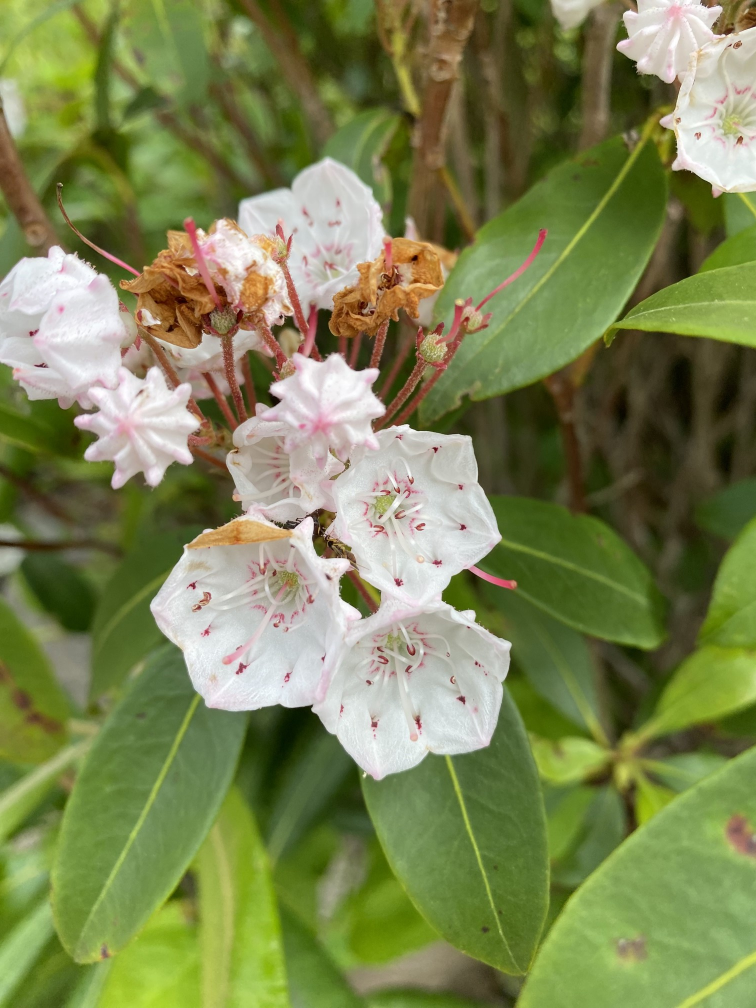
#> input picture Website/backend/data/segmentation/flower.jpg, 1512 x 2016 px (shown at 1/2 size); its folder holds only this picture in this run
$ python -i sparse_reconstruction.py   (imports and definitions only)
#> lines starting #> are read from the running program, lines starting #| are printed output that depends on the picture; after the words box and inside, x2 and y2 are one past the last pixel; in counts of white or black regions, pixels touching at a corner belong together
#> further down, picture is the input picture: shape (2016, 1512, 3); mean B, G, R 81.8, 131.8, 123.6
"""
Sparse, edge-based 3D reconstruction via two-view epipolar geometry, ported
from Homework 9 (ECE 661) Task 1/2 -- a genuinely different technique from
the dense census/SGM matching in `disparity.py`. Instead of estimating a
disparity for *every* pixel, this: (1) estimates the fundamental matrix from
point correspondences, (2) derives a pair of projective camera matrices from
it, (3) rectifies both images so corresponding points fall on the same row,
(4) finds Canny edge points in the rectified images (interest points
concentrated on object silhouettes, not flat/textured backgrounds), (5)
matches *only those edge points* along their shared row, and (6) triangulates
just the matched edges into 3D. Skipping flat regions entirely -- rather than
matching them and then filtering out bad answers, as the dense approach does
-- is what keeps a noisy background from ever entering the reconstruction.

The original's F-matrix estimation, triangulation, LM refinement, and
epipole-based rectification (`get_H_prime`, `get_H`) are ported faithfully --
the underlying math (normalized 8-point algorithm, canonical camera matrices
from F, linear-least-squares triangulation via SVD) is unchanged. Two things
are different:

1. The original used ~40 manually-clicked correspondences to seed the
   fundamental matrix. There's no equivalent for an arbitrary upload, so this
   uses automatic SIFT matching + RANSAC (scored by Sampson distance against
   the epipolar constraint, the standard error metric for F) instead --
   validated to reach *better* epipolar residuals on the original assignment's
   own photos than the hand-picked points did.
2. The final step of the original's `task1()` has two real bugs: it builds
   `x2_rect` from `edge_coords1_rect` (the same array used for `x1_rect`,
   not `edge_coords2_rect`), and then calls
   `reconstruction_auto(P1, P2_refined, x1_original, x1_original)` -- passing
   the same points as both views. Both together mean the last stage
   triangulates each point against *itself* rather than its match in the
   other image, which would collapse the reconstruction. This port maps each
   image's matched, rectified edge points back to original-image coordinates
   independently (inverting the rectifying homography and undoing the
   canvas-alignment translation) and triangulates the correct pairs.

The canonical camera pair (`get_canonical_cameras`) used for rectification is
a two-view *projective* reconstruction -- there's no known camera calibration,
so it's only defined up to an unknown projective transformation, and its
raw X/Y/Z have essentially arbitrary per-axis scale. The edge points that
actually get displayed, though, are triangulated with the *calibrated*
camera pair instead (`get_calibrated_cameras`, assuming a nominal focal
length): that's Euclidean up to a single unknown *uniform* scale, meaning
relative proportions between axes are meaningful and should be preserved,
not arbitrary. `point_cloud_for_display` rescales with one scale factor
shared across all three axes for exactly this reason -- see its docstring
for a bug an earlier, per-axis version of this had.

Edge-only matching keeps *flat background* out of the reconstruction, but it
does not protect against a second, unrelated failure mode: a camera pair that
barely translated sideways between shots (mostly rotated in place instead).
Diagnosing this on the original assignment's own `Pic_1.jpg`/`Pic_2.jpg` test
photos (which reconstruct as a "starburst" radiating from the camera, however
tightly the edge points are filtered) turned up why per-point filtering can't
fix it: with the two viewing rays to a point nearly parallel, a fraction-of-a-
pixel matching error swings the triangulated depth by an enormous amount --
noise that looks exactly like a well-matched point until it's triangulated.
`get_calibrated_cameras`' essential-matrix decomposition is the part that
actually breaks down here: on that pair it reprojects with tens of px of
median error even on the cleanest SIFT inliers (vs. ~0.1px for the
uncalibrated projective cameras on the same points), regardless of which of
the 4 decomposition candidates or nominal focal length is used -- the
decomposition itself is numerically unstable at near-zero parallax, not
merely "less accurate." `run_sparse_reconstruction` measures the median
triangulation angle across the clean SIFT inlier correspondences (not the
edge points -- see `MIN_RANSAC_INLIERS`'s comment) and raises a clear error
below `MIN_MEDIAN_PARALLAX_DEG` rather than rendering a cloud that looks
broken for reasons that have nothing to do with matching or filtering
quality.

A wrong nominal focal length doesn't just add reprojection error -- it also
distorts the depth axis relative to the lateral (X/Y) axes in the recovered
structure (e.g. a head rendering elongated front-to-back). A per-pair search
for the focal length minimizing reprojection error was tried and reverted:
see `NOMINAL_FOCAL_MULT`'s comment for why it's an ill-posed optimization
here (the bas-relief ambiguity) rather than a reliable fix. Some residual
depth/lateral distortion is an inherent limitation of an assumed, not
measured, focal length, and can't be fully eliminated without real camera
calibration -- though on the deep, stepped architecture of the bundled
sample pair specifically, a meaningful part of the measured depth extent
also reflects genuine scene structure, not distortion.
"""
from __future__ import annotations

from pathlib import Path

import numpy as np
import cv2
from scipy.optimize import least_squares

from .panorama import (
    resize_for_demo as _resize_for_demo,
    detect_sift,
    sift_matches,
    warp_into_canvas,
    interpolate_holes,
    warped_corners,
)

MAX_DIM = 640

# A validated pair with both plenty of shared texture (for reliable matching)
# and a real sideways baseline (for well-conditioned triangulation) -- not
# every pair of photos of the same scene has both. A narrow baseline
# (camera barely translated, mostly rotated in place) gives an unstable
# reconstruction regardless of matching quality; see the triangulation-angle
# filter in `run_sparse_reconstruction`.
SAMPLE_DIR = Path(__file__).resolve().parents[2] / "data" / "sparse_reconstruction"
SAMPLE_LEFT = SAMPLE_DIR / "left.jpg"
SAMPLE_RIGHT = SAMPLE_DIR / "right.jpg"

# `get_calibrated_cameras` needs a nominal focal length -- there's no real
# calibration for an arbitrary upload. Searching per-pair for whichever focal
# length minimizes 2D reprojection error looks appealing (it can clearly beat
# a fixed guess on that metric) but was tried and reverted: it's an
# ill-posed optimization here, an instance of the classical "bas-relief
# ambiguity" in monocular two-view SfM, where jointly rescaling depth and
# adjusting focal length reproduces nearly the same 2D projections -- so the
# error-minimizing focal length isn't reliably the one that best preserves
# true depth/lateral proportions, and it moved around enough between pairs
# to invalidate the parallax-based quality gate below (a previously
# well-separated validated-good pair measured *lower* parallax than a
# validated-bad one once the focal length was searched per-pair). A single
# fixed value, honestly labeled as a guess, is more predictable: 1.0
# (previously 1.2) was chosen because it measured a much better reprojection
# fit than 1.2 on the validated sample pair (median ~4px vs ~13.5px) without
# introducing this instability.
NOMINAL_FOCAL_MULT = 1.0

# A handful of correspondences can still yield a low Sampson error yet an
# essential-matrix decomposition (see `get_calibrated_cameras`) that doesn't
# actually fit the data -- e.g. 49 RANSAC inliers on a real test pair still
# reprojected with a median error over 10px through the calibrated cameras.
# Below this count, the recovered camera pose is unreliable regardless of how
# clean the matches look.
MIN_RANSAC_INLIERS = 80

# The median angle between the two viewing rays to a triangulated point
# ("parallax"), measured in degrees. Two real test pairs with a camera that
# barely translated (mostly rotated in place between shots) measured
# 0.4-0.8 degrees of median parallax and produced a "starburst" of noise
# radiating from the camera regardless of point filtering afterward -- a
# small pixel matching error swings the triangulated depth wildly when the
# two rays are nearly parallel, which no post-hoc filter can distinguish from
# real depth variation. A validated pair with a real sideways step measured
# ~2.2 degrees under NOMINAL_FOCAL_MULT=1.0 (this was ~4.9 degrees under the
# old 1.2 default -- the parallax measurement is itself sensitive to the
# focal length assumption, so this threshold was recalibrated alongside it,
# not left at its old value). This sits at the midpoint between the two
# clusters, with comfortable margin either direction.
MIN_MEDIAN_PARALLAX_DEG = 1.5


def resize_for_demo(img: np.ndarray, max_dim: int = MAX_DIM) -> np.ndarray:
    return _resize_for_demo(img, max_dim)


# ---------------------------------------------------------------------------
# Fundamental matrix, epipoles, canonical cameras, triangulation
# ---------------------------------------------------------------------------

# [64 lines left out: functions normalize_pts, get_linear_F, sampson_error, ransac_fundamental_matrix, get_epipoles, not called in this run]


def get_cross_mat(vec: np.ndarray) -> np.ndarray:
    v = vec.ravel()
    return np.array([[0, -v[2], v[1]], [v[2], 0, -v[0]], [-v[1], v[0], 0]])


# [155 lines left out: functions get_canonical_cameras, get_calibrated_cameras, img_to_world, world_to_img, refine_bundle, get_H_prime and 2 more, not called in this run]


# ---------------------------------------------------------------------------
# Edge detection + row-constrained matching
# ---------------------------------------------------------------------------

def canny_interest_points(img_bgr: np.ndarray) -> np.ndarray:
    gray = cv2.cvtColor(img_bgr, cv2.COLOR_BGR2GRAY)
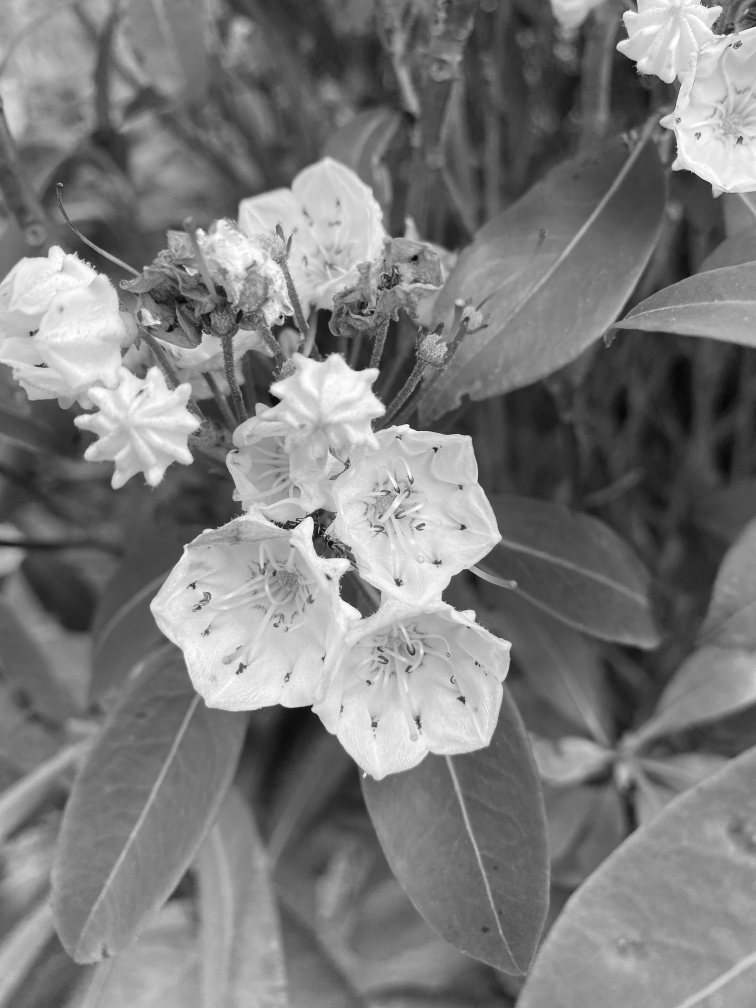
#> gray: shape (2016, 1512) (shown at 1/2 size); min 3, max 255, mean 123.7
    blurred = cv2.medianBlur(gray, 7)
    return cv2.Canny(blurred, 100, 300)
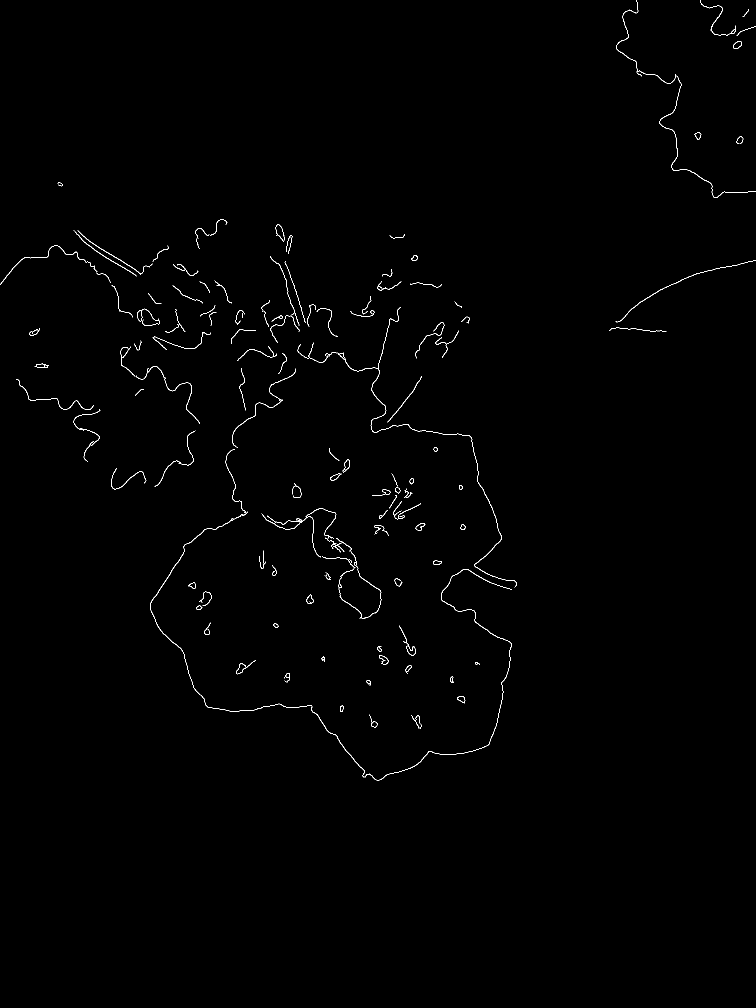
#> returned value: shape (2016, 1512) (shown at 1/2 size); 0.51% white in thin lines or dots, all inside (x1, y1, x2, y2) = (0, 0, 1512, 1561)


# [294 lines left out: functions _extract_patches, match_edges_along_rows, draw_keypoint_matches, draw_edge_overlay, draw_edge_matches, point_cloud_for_display and 1 more, not called in this run]

>>> import cv2
>>> picture = cv2.imread('../../../../Website/backend/data/segmentation/flower.jpg')
>>> result = canny_interest_points(picture)
